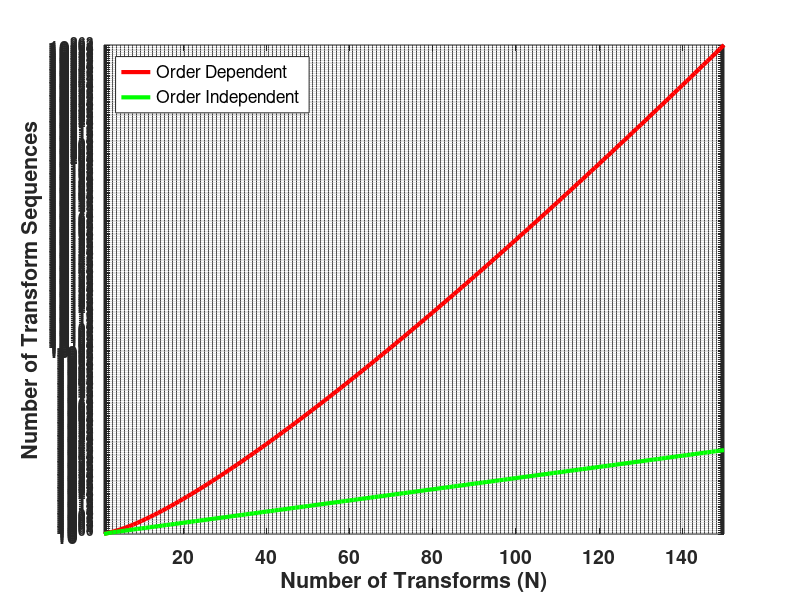
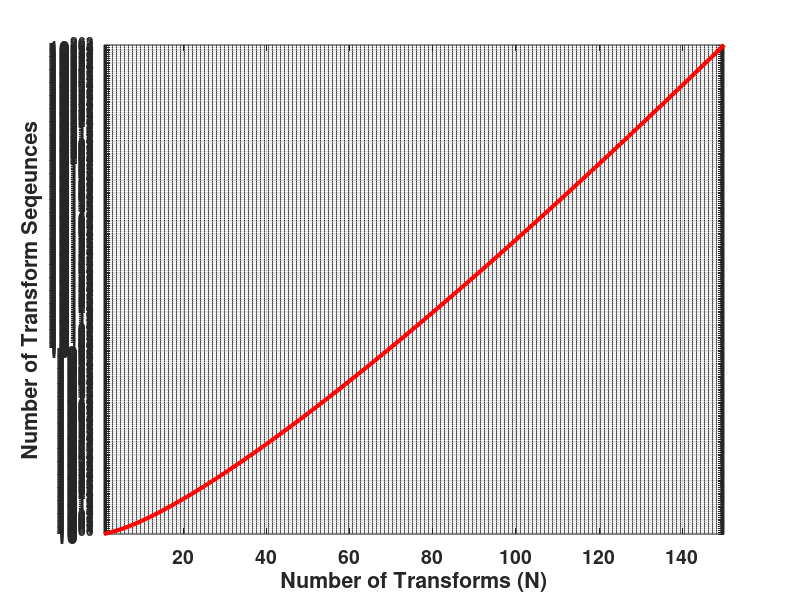
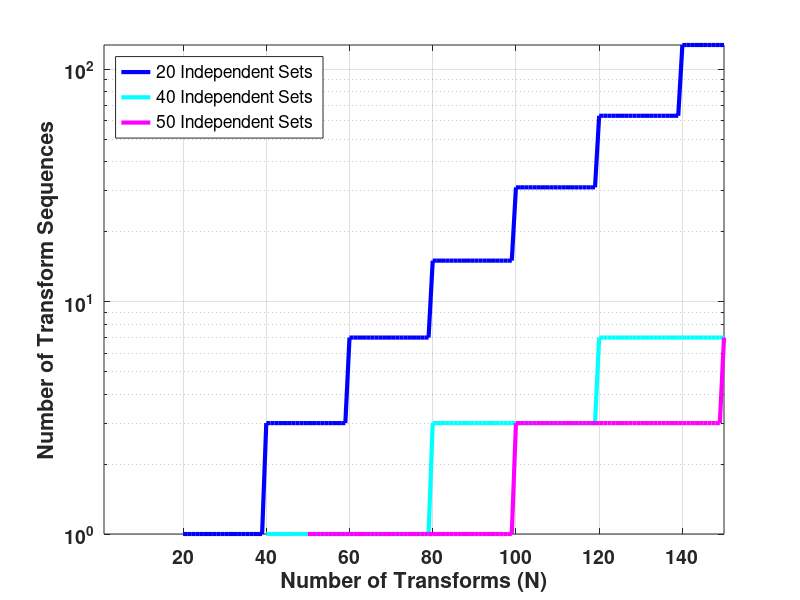

The MATLAB script that drew these images, in order:
clear all
close all


N=150;

eq2=zeros(1,N);
eq3=zeros(1,N);
eq4=zeros(1,N);
eq5=zeros(1,N);
eq6=zeros(1,N);


for n=1:N
    
    temp2=0;
    temp3=0;
    
    for k=1:n
        temp2=nchoosek(n,k)*factorial(k)+temp2;
        temp3=nchoosek(n,k)+temp3;
    end
    
    eq2(n)=temp2;
    eq3(n)=temp3;
    
    
end

F1=20;
F2=40;
F3=50;
for n=1:N
    

    temp3=0;
    for k=1:floor(n/F1)
        temp3=nchoosek(floor(n/F1),k)+temp3;
    end
    eq4(n)=temp3;
    
    temp4=0;
    for k=1:floor(n/F2)
        temp4=nchoosek(floor(n/F2),k)+temp4;
    end
    eq5(n)=temp4;
    
    temp5=0;
    for k=1:floor(n/F3)
        temp5=nchoosek(floor(n/F3),k)+temp5;
    end
    eq6(n)=temp5;
    
    
end


figure
semilogy(1:N,eq2,'r','LineWidth',3)
hold on
semilogy(1:N,eq3,'g','LineWidth',3);
hold on
set(gca,'FontSize',14)
set(gca,'FontWeight','Bold')
grid on
xlabel('Number of Transforms (N)','FontWeight','Bold')
ylabel('Number of Transform Sequences','FontWeight','Bold');
legend('Order Dependent', 'Order Independent','Location','NorthWest');
axis tight

figure
semilogy(1:N,eq2,'r','LineWidth',3)
set(gca,'FontSize',14)
set(gca,'FontWeight','Bold')
grid on
xlabel('Number of Transforms (N)','FontWeight','Bold')
ylabel('Number of Transform Seqeunces','FontWeight','Bold');
axis tight


figure
% semilogy(1:N,eq3,'g','LineWidth',3);
% hold on
semilogy(1:N,eq4,'b','LineWidth',3);
hold on
semilogy(1:N,eq5,'c','LineWidth',3);
semilogy(1:N,eq6,'m','LineWidth',3);
set(gca,'FontSize',14)
set(gca,'FontWeight','Bold')
axis tight
grid on
xlabel('Number of Transforms (N)','FontWeight','Bold')
ylabel('Number of Transform Sequences','FontWeight','Bold');



legend('20 Independent Sets','40 Independent Sets','50 Independent Sets','Location','NorthWest');%,'Equation 4 - 2 MVFs');% 'Equation 4 - 5 MVFS ', 'Equation 4 - 10 MVFS', 